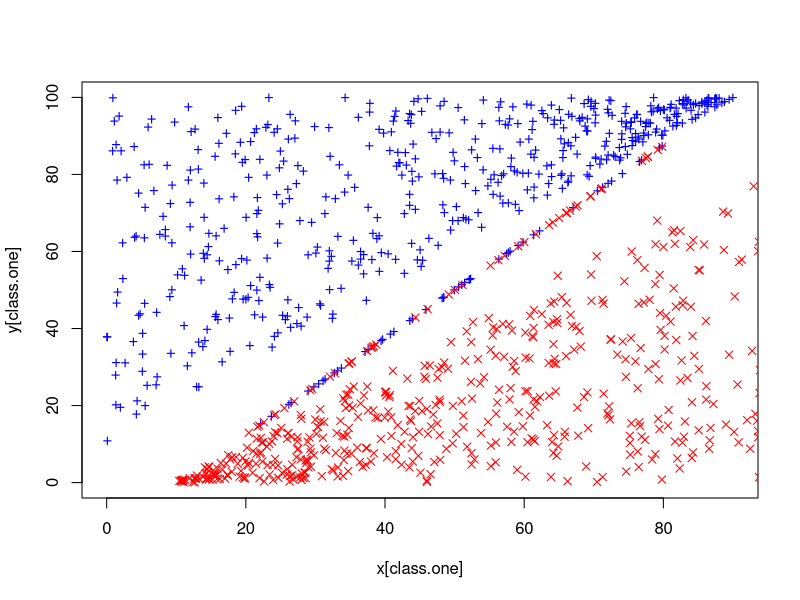
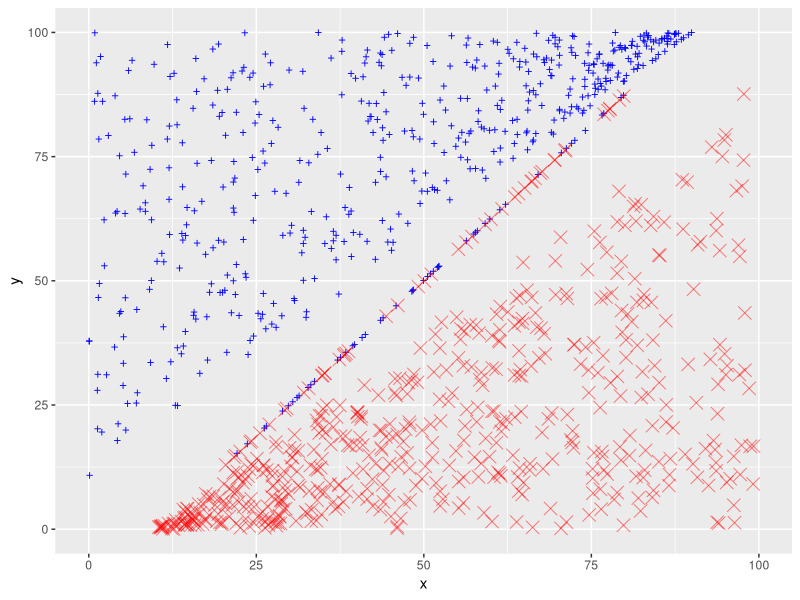

Write R code to recreate these figures, in order.
## ---- chunk 1
knitr::opts_chunk$set(echo = TRUE)
## ---- chunk 2
library(tidyverse)
library(ggthemes) # https://www.datanovia.com/en/blog/ggplot-themes-gallery/
## ---- chunk 3
set.seed(3154)
# Class one
x.one = runif(500, 0, 90)
y.one = runif(500, x.one + 10, 100)
x.one.noise = runif(50, 20, 80)
y.one.noise = 5/4 * (x.one.noise - 10) + 0.1

# Class zero
x.zero = runif(500, 10, 100)
y.zero = runif(500, 0, x.zero - 10)
x.zero.noise = runif(50, 20, 80)
y.zero.noise = 5/4 * (x.zero.noise - 10) - 0.1
## ---- chunk 4
class.one = seq(1, 550)
x = c(x.one, x.one.noise, x.zero, x.zero.noise)
y = c(y.one, y.one.noise, y.zero, y.zero.noise)

{plot(x[class.one], y[class.one], col = "blue", pch = "+", ylim = c(0, 100))
points(x[-class.one], y[-class.one], col = "red", pch = 4)
}
## ---- chunk 5
df = data.frame(x=x[class.one], y = y[class.one])
df2 = data.frame(x=x[-class.one], y = y[-class.one])

p <- ggplot(df, aes(x=x, y=y, color='black', size=4))
## ---- chunk 6
p + geom_point(color='blue', size=3, shape="+") +
  geom_point(data=df2, color='red', size=4, alpha = 1/2, shape=4) + xlim(0, 100)
  #geom_text()
  #xlim(-2, 2) + 
  #ylim(-2, 2) + geom_jitter()
## ---- chunk 7
library(e1071)
#data = data.frame(x=x, y = as.factor(y))
z = rep(0, 1100)
z[class.one] = 1
data = data.frame(x = x, y = y, z = z)

#tune.out = tune(svm, y ~ ., data = dat, kernel="linear", ranges = c(0.1, 1, 5, 100))
#tune.out = tune(svm, y ~ ., data = data, kernel="linear", ranges = c(5))
tune.out = tune(svm, as.factor(z) ~ ., data = data, kernel = "linear", ranges = list(cost = c(0.01, 
    0.1, 1, 5, 10, 100, 1000, 10000)))

summary(tune.out)
